Frame 1 (no input): blank canvas, image omitted
Frame 60 (the mouse pressed at the canvas centre just before this capture): blank canvas, image omitted
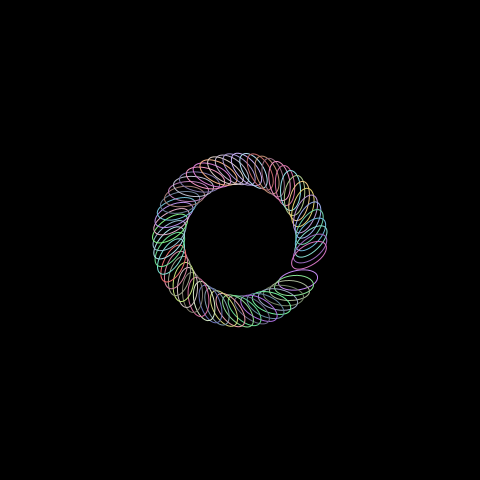
Frame 120 (the mouse held since frame 60 and released just before this capture)

The Processing sketch whose frames 1 and 60 were blank and that drew this single picture after the mouse press (run headless with seeded random() and noise(); from frame 60 on, the mouse is pressed at the canvas centre):

// Processing sketch: processing_145061
// ── processing_145061.pde

void setup()
{
size( 480,480 );
background( 0 );
stroke( 255,50 );
}

int diametro1 = 40;
int diametro2 = 20;
void draw()
{
translate(mouseX,mouseY);
rotate(frameCount/10.0);
if (mousePressed) {

if (key == '+') {
if (diametro2 < 180) {
 diametro1 = diametro1 + 2;
 diametro2 = diametro2 + 2;
 } 
} 
else if (key == '-') {
if (diametro2 > 2) {
 diametro1 = diametro1 - 2;
 diametro2 = diametro2 - 2;
 } 
}

noFill();
stroke( random(100, 250), random(100, 250), random(100, 250)); 
  ellipse(50,50, diametro1,diametro2);
}
}

void keyReleased()
{
if (key=='c' || key=='C') {
background(0);
}
}
